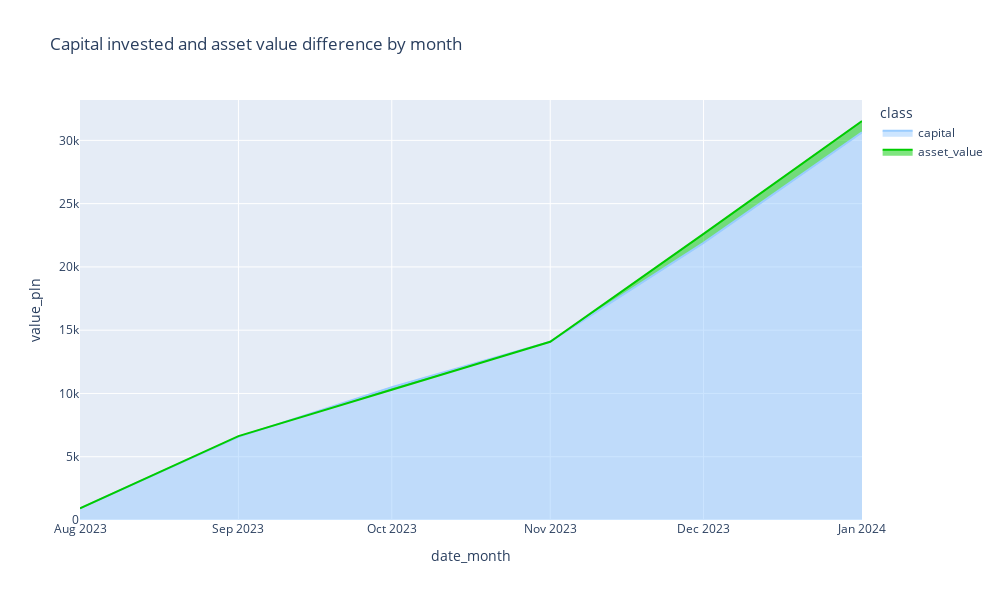

The code cell stored with this chart in its notebook:
### Code cell
# jesli chcialbym kiedys sie pobawic w kolory to tu: https://community.plotly.com/t/it-is-possible-to-fill-area-with-different-colors-on-a-line-plot/31664/8

fig = px.area(df_nw_plot, 
              x="date_month", 
              y="value_pln", 
              color='class', 
              line_group='class', 
              title="Capital invested and asset value difference by month",
              color_discrete_sequence=["#99ccff", "#00cc00"]
             )

fig.update_layout(
    autosize=False,
    width=1000,
    height=600,
    # paper_bgcolor="LightSteelBlue",
)

fig.show()

### Figure 1 — Plotly figure (JSON) as saved in the notebook; plotly's stock layout.template omitted (floating-point values rounded to 4 significant figures)
{"data": [{"fillpattern": {"shape": ""}, "hovertemplate": "class=capital<br>date_month=%{x}<br>value_pln=%{y}<extra></extra>", "legendgroup": "capital", "line": {"color": "#99ccff"}, "marker": {"symbol": "circle"}, "mode": "lines", "name": "capital", "orientation": "v", "showlegend": true, "stackgroup": "1", "type": "scatter", "x": ["2023-08", "2023-09", "2023-10", "2023-11", "2023-12", "2024-01"], "xaxis": "x", "y": [917.1, 6570.0, 10490.0, 14100.0, 21900.0, 30640.0], "yaxis": "y"}, {"fillpattern": {"shape": ""}, "hovertemplate": "class=asset_value<br>date_month=%{x}<br>value_pln=%{y}<extra></extra>", "legendgroup": "asset_value", "line": {"color": "#00cc00"}, "marker": {"symbol": "circle"}, "mode": "lines", "name": "asset_value", "orientation": "v", "showlegend": true, "stackgroup": "1", "type": "scatter", "x": ["2023-08", "2023-09", "2023-10", "2023-11", "2023-12", "2024-01"], "xaxis": "x", "y": [-4.798, 57.43, -194.9, -14.4, 713.9, 891.2], "yaxis": "y"}], "layout": {"autosize": false, "height": 600, "legend": {"title": {"text": "class"}, "tracegroupgap": 0}, "title": {"text": "Capital invested and asset value difference by month"}, "width": 1000, "xaxis": {"anchor": "y", "autorange": true, "domain": [0, 1], "range": ["2023-08-01", "2024-01-01"], "title": {"text": "date_month"}, "type": "date"}, "yaxis": {"anchor": "x", "autorange": true, "domain": [0, 1], "range": [0, 33190.0], "title": {"text": "value_pln"}, "type": "linear"}}}
